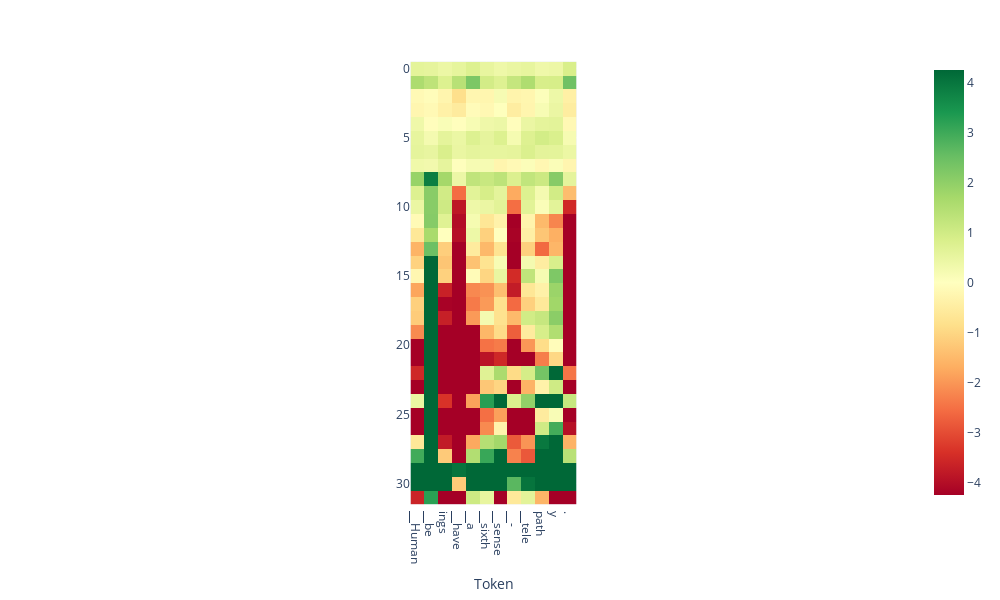

Here is the notebook cell this chart was saved with:
### Code cell
from lmdoctor.plot_utils import plot_projection_heatmap
tokens = tokenizer.tokenize(output['text'])
ld.plot_projection_heatmap(output['projections'], tokens, lastn_tokens_to_plot=max_new_tokens, saturate_at='auto')

### Figure 1 — Plotly figure (JSON) as saved in the notebook; plotly's stock layout.template omitted (floating-point values rounded to 4 significant figures; data arrays with more than 128 entries replaced by an {"elided": "..."} marker saying what was removed)
{"data": [{"coloraxis": "coloraxis", "hovertemplate": "Token: %{x}<br>y: %{y}<br>color: %{z}<extra></extra>", "name": "0", "type": "heatmap", "xaxis": "x", "yaxis": "y", "z": {"elided": "32x12 float values"}}], "layout": {"coloraxis": {"cmax": 4.251, "cmin": -4.251, "colorscale": [[0, "rgb(165,0,38)"], [0.1, "rgb(215,48,39)"], [0.2, "rgb(244,109,67)"], [0.3, "rgb(253,174,97)"], [0.4, "rgb(254,224,139)"], [0.5, "rgb(255,255,191)"], [0.6, "rgb(217,239,139)"], [0.7, "rgb(166,217,106)"], [0.8, "rgb(102,189,99)"], [0.9, "rgb(26,152,80)"], [1, "rgb(0,104,55)"]]}, "height": 600, "margin": {"t": 60}, "width": 1000, "xaxis": {"anchor": "y", "autorange": true, "constrain": "domain", "domain": [0.3997, 0.6003], "range": [-0.5, 11.5], "scaleanchor": "y", "ticktext": ["▁Human", "▁be", "ings", "▁have", "▁a", "▁sixth", "▁sense", "▁-", "▁tele", "path", "y", "."], "tickvals": [0, 1, 2, 3, 4, 5, 6, 7, 8, 9, 10, 11], "title": {"text": "Token"}}, "yaxis": {"anchor": "x", "autorange": true, "constrain": "domain", "domain": [0, 1], "range": [31.5, -0.5]}}}
